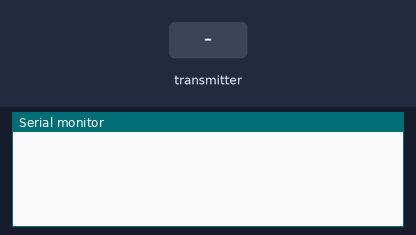
Simulated run of this sketch. Board: Arduino Uno, built with avr-gcc and run on an emulated ATmega328P. Parts: the last lines printed to the serial monitor. The inputs (shaded band) are chosen by the test bench. No radio packets arrive unless stated.

Above: at 1.2 s.
1.3 s: the transmitter starts sending enderecoOrigem = PONG
At 1.38 s:
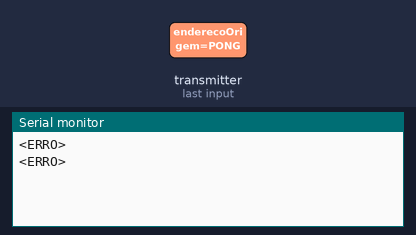
3.2 s: the transmitter starts sending enderecoDestino = PONG
At 3.27 s:
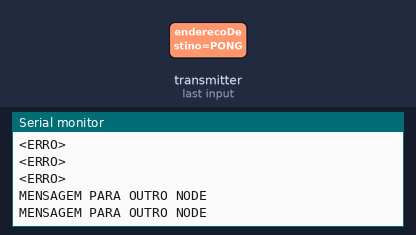

The sketch:

MASTER.ino
```cpp
#include <RF24.h>
#include <SimpleTimer.h>
#include "DHT.h"

//*************** Controle do RF ***********************
#define MASTER 00
#define INTERMEDIARIO0 10
#define INTERMEDIARIO1 11
#define SENSOR0 20
#define SENSOR1 21
#define SENSOR2 22
#define SENSOR3 23

//*************** Configuracoes DHT ********************
#define DHTPIN A0 // pino conectado no Arduino
#define DHTTYPE DHT11 // DHT 11

// Conecte pino 1 do sensor (esquerda) ao +5V
// Conecte pino 2 do sensor ao pino de dados definido em seu Arduino
// Conecte pino 4 do sensor ao GND
DHT dht(DHTPIN, DHTTYPE);

#define radioID MASTER   //Informar o ID ou NOME do dispositivo

/*             T  A  B  L  E        P  I  P  E  S
 *
 *                          R E A D
 *          |  M  | I0  | I1  | S0  | S1  | S2  | S3  |
 *     -----|-----|-----|-----|-----|-----|-----|-----|
 *       M  |     |  B  |  D  |     |     |     |     |
 *     -----|-----|-----|-----|-----|-----|-----|-----|
 *       I0 |  A  |     |     |  F  |  H  |     |     |
 *  W  -----|-----|-----|-----|-----|-----|-----|-----|
 *  R    I1 |  C  |     |     |     |     |  j  |  L  |
 *  I  -----|-----|-----|-----|-----|-----|-----|-----|
 *  T    S0 |     |  E  |     |     |     |     |     |
 *  E  -----|-----|-----|-----|-----|-----|-----|-----|
 *       S1 |     |  G  |     |     |     |     |     |
 *     -----|-----|-----|-----|-----|-----|-----|-----|
 *       S2 |     |     |  I  |     |     |     |     |
 *     -----|-----|-----|-----|-----|-----|-----|-----|
 *       S3 |     |     |  K  |     |     |     |     |
 *     -----|-----|-----|-----|-----|-----|-----|-----|
 *
 *
 *                HIERARQUIA
 *
 *
 *                   M(00)
 *                 /      \
 *              A|B        C|D
 *              /            \
 *           I0(10)         I1(11)
 *           /  \            /  \
 *        E|F   G|H        I|J   K|L
 *        /       \        /       \
 *     S0(20)   S1(21)  S2(22)   S3(23)
 *
 */

RF24 radio(7,8);

byte canal[][6] = {"000ch","100ch","200ch","300ch","400ch","500ch","600ch","700ch","800ch","900ch","A00ch","B00ch"};

#define PIPE_A canal[0]
#define PIPE_B canal[1]
#define PIPE_C canal[2]
#define PIPE_D canal[3]
#define PIPE_E canal[4]
#define PIPE_F canal[5]
#define PIPE_G canal[6]
#define PIPE_H canal[7]
#define PIPE_I canal[8]
#define PIPE_J canal[9]
#define PIPE_K canal[10]
#define PIPE_L canal[11]

typedef struct PKG {
  char enderecoOrigem;
  char enderecoDestino;
  char tipo[20] = "";
  char dado[20] = "";
} PKG;

char caractere;
char enderecoOrigem;
char ACK = false;
bool validado = false;
bool transmite = false;
bool transmitido = true;

PKG ReceberPacote();
bool EnviarPacote(PKG pacote);
void EnviarPing(PKG pacote);
void EnviarPong(PKG pacote);

#if (radioID == MASTER)
    #define CAMADAS 3           // Numero de camadas (3)
    #define MAIOR_NODES 4       // Maior quantidade de nodes em qualquer camada (4 nodes na ultima camada)
    int ativos[CAMADAS][MAIOR_NODES];
    SimpleTimer timer;
    void MasterPing();
    void AtivarNode(int ID);
    bool NodeAtivo(int ID);
#endif

void setup() {

  Serial.begin(115200);           // Inicia comunicação serial

  //*************** Controle do RF ***********************
  radio.begin();                  // Inicia o RF
  radio.setPALevel(RF24_PA_HIGH); // Configura RF potência máxima

  #if (radioID == MASTER)     // MASTER
      #define WRITE_INTERMEDIARIO0 radio.openWritingPipe(PIPE_B)
      #define WRITE_INTERMEDIARIO1 radio.openWritingPipe(PIPE_D)
      radio.openReadingPipe(1, PIPE_A);
      radio.openReadingPipe(2, PIPE_C);
      enderecoOrigem = MASTER;
      for (int i = 0; i < CAMADAS; i++)         // para o numero de camadas
        for (int j = 0; j < MAIOR_NODES; j++)   // para maior quantidade de nodes em qualquer camada
          ativos[i][j] = 0;                     // inicializa nodes desativados
      timer.setInterval(5000,MasterPing);       // tempo de intervalo para enviar o ping
  #endif
  radio.startListening();
}


void loop() {

  PKG enviar;
  PKG receber;

  while (true) {

    /* SOURCE MASTER */
    #if (radioID == MASTER)

        timer.run(); // polling do SimpleTimer

        //verifica se esta recebendo dado
        if (radio.available()) {
          receber = ReceberPacote();
          String tipo = receber.tipo;
          String dado = receber.dado;
          if (receber.enderecoDestino == enderecoOrigem) {
            if (tipo == "PONG") {
              AtivarNode(receber.enderecoOrigem);
              Serial.println("COMUNICACAO ABERTA COM NODE: "+receber.enderecoOrigem);
            }
            else
            if ((tipo == "SET") && NodeAtivo(receber.enderecoOrigem)) {
              if (receber.enderecoOrigem == SENSOR0)
                Serial.println("<SENSOR 0>: "+dado);
              else
              if (receber.enderecoOrigem == SENSOR1)
                Serial.println("<SENSOR 1>: "+dado);
              else
              if (receber.enderecoOrigem == SENSOR2)
                Serial.println("<SENSOR 2>: "+dado);
              else
              if (receber.enderecoOrigem == SENSOR3)
                Serial.println("<SENSOR 3>: "+dado);
              else Serial.println("<ERRO>");
            }else Serial.println("<ERRO>");
          } else Serial.println("MENSAGEM PARA OUTRO NODE");
        }

        // Se I0 esta ativo, então se S0 esta ativo (solicita valor), então se S1 esta ativo (solicita valor)
        if (NodeAtivo(INTERMEDIARIO0)) {
          WRITE_INTERMEDIARIO0;
          if (NodeAtivo(SENSOR0)) {
            enviar.enderecoOrigem = enderecoOrigem;
            enviar.enderecoDestino = SENSOR0;
            strcpy(enviar.tipo,"GET");
            strcpy(enviar.dado,"");
            EnviarPacote(enviar);
          }
          if (NodeAtivo(SENSOR1)) {
            enviar.enderecoOrigem = enderecoOrigem;
            enviar.enderecoDestino = SENSOR1;
            strcpy(enviar.tipo,"GET");
            strcpy(enviar.dado,"");
            EnviarPacote(enviar);
          }
        }

        // Se I1 esta ativo, então se S2 esta ativo (solicita valor), então se S3 esta ativo (solicita valor)
        //Serial.println("IO: " + String(NodeAtivo(INTERMEDIARIO1)));
        if (NodeAtivo(INTERMEDIARIO1)) {
          WRITE_INTERMEDIARIO1;
          if (NodeAtivo(SENSOR2)) {
            enviar.enderecoOrigem = enderecoOrigem;
            enviar.enderecoDestino = SENSOR2;
            strcpy(enviar.tipo,"GET");
            strcpy(enviar.dado,"");
            EnviarPacote(enviar);
          }
          if (NodeAtivo(SENSOR3)) {
            enviar.enderecoOrigem = enderecoOrigem;
            enviar.enderecoDestino = SENSOR3;
            strcpy(enviar.tipo,"GET");
            strcpy(enviar.dado,"");
            EnviarPacote(enviar);
          }
        }
    #endif
    delay(10);
  }
}

PKG ReceberPacote() {
  PKG receber;
  radio.read( &receber, sizeof(PKG));
  return receber;
}

bool EnviarPacote(PKG pacote) {
  bool trasmitido = false;
  radio.stopListening();
  transmitido = radio.write( &pacote, sizeof(PKG) );
  radio.startListening();
  Serial.println("foi: " + String(pacote.tipo));
  return transmitido;
}

void EnviarPing(PKG pacote) {
  strcpy(pacote.tipo,"PING");
  strcpy(pacote.dado,"");
  EnviarPacote(pacote);
}

void EnviarPong(PKG pacote) {
  strcpy(pacote.tipo,"PONG");
  strcpy(pacote.dado,"");
  EnviarPacote(pacote);
}


#if (radioID == MASTER)

    void MasterPing() {
      Serial.println("Ping");
      PKG pacote;

      for (int i = 0; i < CAMADAS; i++)         // para o numero de camadas
        for (int j = 0; j < MAIOR_NODES; j++)   // para maior quantidade de nodes em qualquer camada
            if (ativos[i][j] > 0)
              ativos[i][j]--;

      WRITE_INTERMEDIARIO0;
      pacote.enderecoOrigem = enderecoOrigem;
      pacote.enderecoDestino = INTERMEDIARIO0;
      EnviarPing(pacote);

      WRITE_INTERMEDIARIO1;
      pacote.enderecoOrigem = enderecoOrigem;
      pacote.enderecoDestino = INTERMEDIARIO1;
      EnviarPing(pacote);
    }


    void AtivarNode(int ID) {
      ativos[int(ID /10)][ID % 10] = 3;
    }

    bool NodeAtivo(int ID) {
      return (ativos[int(ID /10)][ID % 10] > 0 ? true : false);
    }

#endif
```

Measured:
- after the input at 1.3 s, the serial monitor: prints a new line at once (image 1)
- after the input at 3.2 s, the serial monitor: prints a new line at once (image 2)
